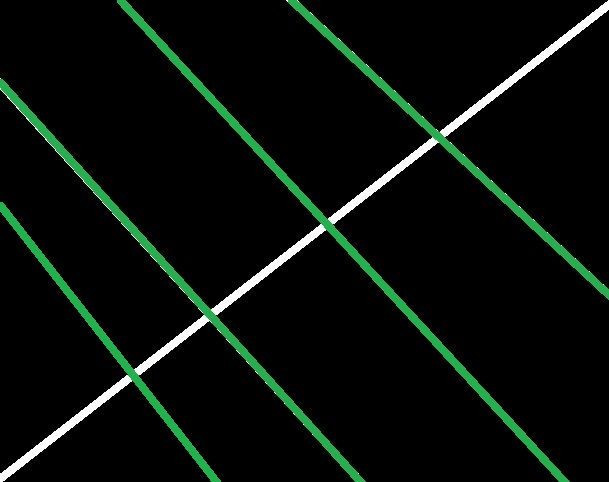
#> input picture Choi_Jae_Won/final_project/testlane4.jpg, 609 x 482 px, found by its file name
$ python 'lane_detect _addition_3.py'
#> lines starting #> are read from the running program, lines starting #| are printed output that depends on the picture; after the words box and inside, x2 and y2 are one past the last pixel; in counts of white or black regions, pixels touching at a corner belong together
import cv2
import numpy as np

# 선분의 기울기 계산 함수
def get_slope(x1, y1, x2, y2):
    if (x2 - x1) != 0:
        return (y2 - y1) / (x2 - x1)
    else:
        return float('inf')  # 수직선의 기울기는 'inf'

# 선분의 길이 계산 함수
def get_length(x1, y1, x2, y2):
    return np.sqrt((x2 - x1) ** 2 + (y2 - y1) ** 2)

# 이미지 불러오기
image = cv2.imread(r'C:\Users\iot19\Documents\final_project\testlane4.jpg')  # CCTV 화면 파일 경로
#> image is the input picture: shape (482, 609, 3); mean B, G, R 10.1, 15.1, 8.2

# 그레이스케일 변환
gray = cv2.cvtColor(image, cv2.COLOR_BGR2GRAY)
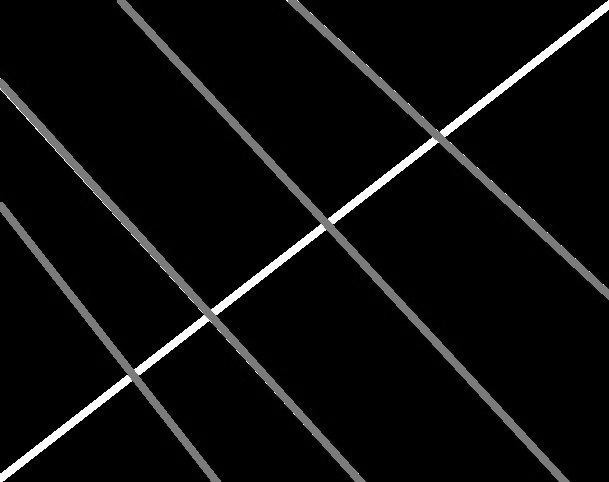
#> gray: shape (482, 609); min 0, max 255, mean 12.4

# 가우시안 블러링으로 노이즈 제거
blurred = cv2.GaussianBlur(gray, (5, 5), 0)

# Canny 엣지 검출
edges = cv2.Canny(blurred, 50, 150)
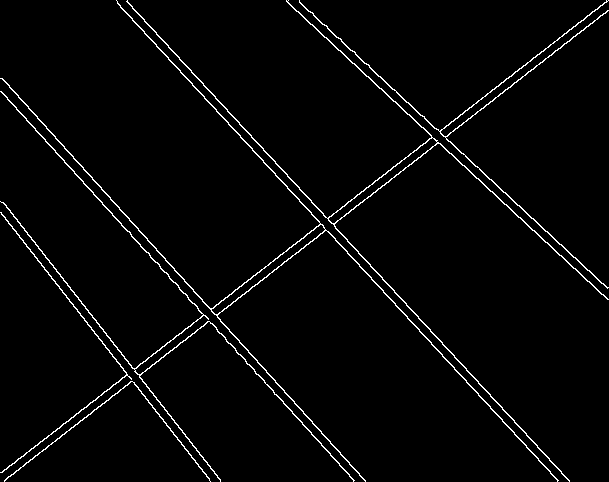
#> edges: shape (482, 609); 2.6% white in thin lines or dots

# 허프 변환으로 직선 검출
lines = cv2.HoughLinesP(edges, 1, np.pi / 180, threshold=100, minLineLength=100, maxLineGap=10)
#> lines = 18 rows, first 6: [4, 481, 607, 10], [2, 472, 606, 0], [2, 78, 365, 481], [299, 1, 607, 288], [286, 0, 601, 294], [3, 202, 220, 479]

# HSV 색 공간에서 초록색 영역 마스크를 만들어 초록색 차선 찾기
hsv_image = cv2.cvtColor(image, cv2.COLOR_BGR2HSV)
#> hsv_image: shape (482, 609, 3); mean H, S, V 13.9, 42, 15.3
lower_green = np.array([35, 40, 40])  # 초록색의 하한값
upper_green = np.array([85, 255, 255])  # 초록색의 상한값
mask_green = cv2.inRange(hsv_image, lower_green, upper_green)  # 초록색 마스크
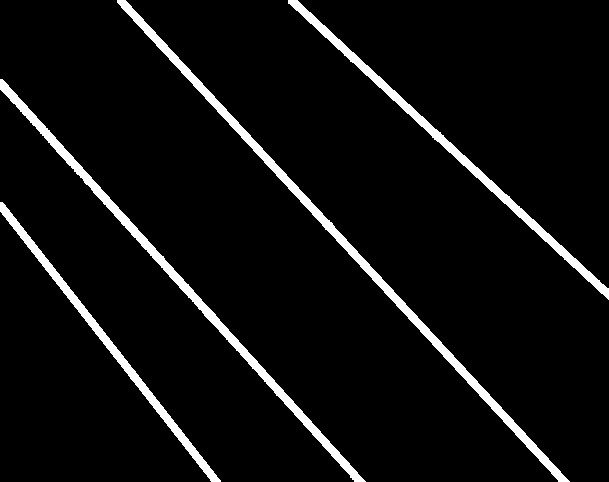
#> mask_green: shape (482, 609); 5.5% white; 4 white regions, box (x1, y1, x2, y2) and area: (117, 0, 570, 482) 5290, (0, 79, 366, 482) 4469, (288, 0, 609, 300) 3507, (0, 202, 221, 482) 2817

# Canny 엣지 검출 (초록색 마스크 영역에 대해서)
edges_green = cv2.Canny(mask_green, 50, 150)
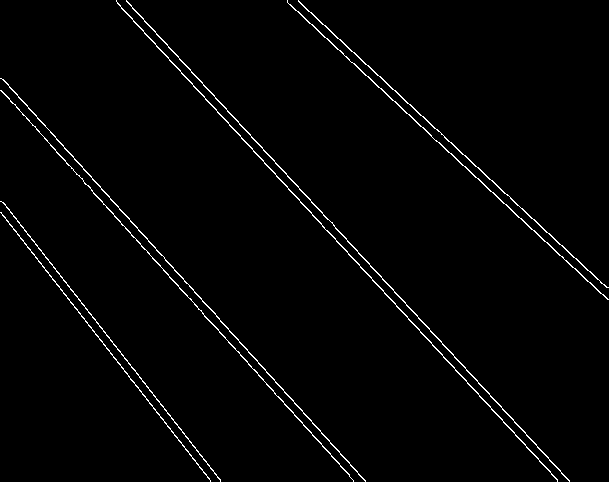
#> edges_green: shape (482, 609); 1.8% white in thin lines or dots

# 허프 변환으로 초록색 선분 검출
lines_green = cv2.HoughLinesP(edges_green, 1, np.pi / 180, threshold=100, minLineLength=100, maxLineGap=10)
#> lines_green = 16 rows, first 6: [2, 91, 353, 480], [1, 78, 362, 478], [298, 0, 606, 287], [3, 202, 220, 479], [287, 1, 607, 299], [3, 79, 365, 481]

# 초록색 선분을 기울기 기준으로 그룹화
tolerance = 0.01  # 기울기 차이 허용 범위를 늘려서 좀 더 유연한 그룹화를 유도
groups = []

for line in lines_green:
    for x1, y1, x2, y2 in line:
        slope = get_slope(x1, y1, x2, y2)
        added_to_group = False
        for group in groups:
            # 기울기 차이가 tolerance 이내이면 같은 그룹에 추가
            if abs(group[0][4] - slope) < tolerance:
                group.append((x1, y1, x2, y2, slope))
                added_to_group = True
                break
        if not added_to_group:
            groups.append([(x1, y1, x2, y2, slope)])
#> this loop made 16 passes
#> line on passes 1 to 12: [[2, 91, 353, 480]], [[1, 78, 362, 478]], [[298, 0, 606, 287]], [[3, 202, 220, 479]], [[287, 1, 607, 299]], [[3, 79, 365, 481]], [[1, 212, 210, 480]], [[168, 47, 393, 289]], [[229, 125, 454, 367]], [[358, 253, 569, 480]], [[360, 267, 557, 479]], [[117, 3, 263, 160]]
#> after the loop, group = [(298, 0, 606, 287, 0.932), (287, 1, 607, 299, 0.931), (439, 142, 608, 299, 0.929), (287, 2, 503, 203, 0.931)]; groups = 4 items

# 그룹 수 및 색상 확인
print(f"Total number of groups: {len(groups)}")
#| Total number of groups: 4
for idx, group in enumerate(groups):
    print(f"Group {idx + 1}: Number of lines = {len(group)}")
#> this loop made 4 passes
#> group on pass 3: [(3, 202, 220, 479, 1.28), (1, 212, 210, 480, 1.28)]
#| Group 1: Number of lines = 4
#| Group 2: Number of lines = 4
#| Group 3: Number of lines = 2
#| Group 4: Number of lines = 6

# 각 그룹에 대해 다른 색으로 그리기
colors = [
    (0, 0, 255),    # 빨강
    (0, 165, 255),  # 주황
    (0, 255, 255),  # 노랑
    (0, 255, 0),    # 초록
    (255, 0, 0),    # 파랑
    (75, 0, 130),   # 남색
    (238, 130, 238) # 보라
]

for idx, group in enumerate(groups):
    # 각 그룹에서 가장 긴 선분 찾기
    max_length = 0
    longest_line = None
    for line in group:
        x1, y1, x2, y2, slope = line
        length = get_length(x1, y1, x2, y2)
        if length > max_length:
            max_length = length
            longest_line = (x1, y1, x2, y2)

    # 가장 긴 선분 그리기
    if longest_line is not None:
        x1, y1, x2, y2 = longest_line
        color = colors[idx % len(colors)]  # 색상이 넘치면 순환
        cv2.line(image, (x1, y1), (x2, y2), color, 3)  # 색상 적용하여 가장 긴 선분 그리기

        # 가장 긴 선분 옆에 숫자 1, 2, 3, 4 추가
        text_position = (x1 + (x2 - x1) // 2, y1 + (y2 - y1) // 2)  # 선분의 중앙 위치
        cv2.putText(image, str(idx + 1), text_position, cv2.FONT_HERSHEY_SIMPLEX, 1, (255, 255, 255), 2)
#> this loop made 4 passes
#> (group, x1, y1, x2, y2, color, text_position) on pass 3: ([(3, 202, 220, 479, 1.28), (1, 212, 210, 480, 1.28)], 3, 202, 220, 479, (0, 255, 255), (111, 340))
#> (x1, y1, x2, y2, color, text_position) on passes 1, 2, 4: (3, 79, 365, 481, (0, 0, 255), (184, 280)), (287, 1, 607, 299, (0, 165, 255), (447, 150)), (168, 47, 393, 289, (0, 255, 0), (280, 168))
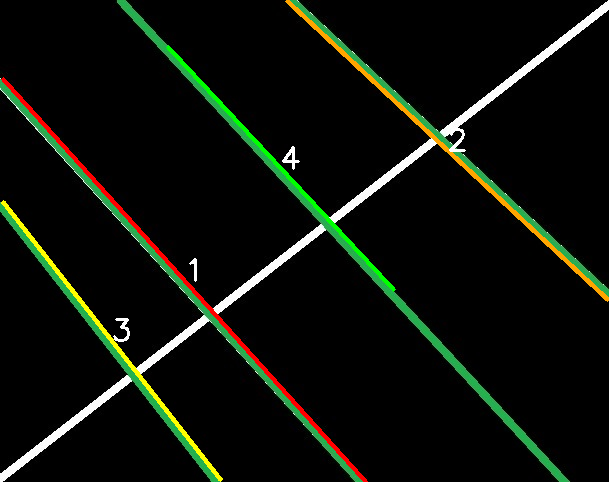
#> image: shape (482, 609, 3); 2.7% of pixels changed, all inside (x1, y1, x2, y2) = (1, 0, 609, 482)

# 가장 긴 하얀색 선분 찾기
max_length_white = 0
best_line_white = None

for line in lines:
    for x1, y1, x2, y2 in line:
        length = get_length(x1, y1, x2, y2)
        if length > max_length_white:
            max_length_white = length
            best_line_white = (x1, y1, x2, y2)
#> this loop made 18 passes
#> line on passes 1 to 12: [[4, 481, 607, 10]], [[2, 472, 606, 0]], [[2, 78, 365, 481]], [[299, 1, 607, 288]], [[286, 0, 601, 294]], [[3, 202, 220, 479]], [[0, 212, 210, 481]], [[180, 72, 407, 316]], [[1, 91, 256, 374]], [[74, 171, 353, 481]], [[430, 331, 569, 480]], [[299, 201, 538, 458]]
#> after the loop, best_line_white = (2, 472, 606, 0); max_length_white = 766.6

# 가장 긴 하얀색 선분 그리기
if best_line_white is not None:
    x1, y1, x2, y2 = best_line_white
#> x1 = 2; y1 = 472; x2 = 606; y2 = 0
    cv2.circle(image, (x1, y1), 2, (0, 0, 255), -1)
#> image: shape (482, 609, 3); under 0.01% of pixels changed, all inside (x1, y1, x2, y2) = (0, 470, 5, 475)
    cv2.circle(image, (x2, y2), 2, (0, 0, 255), -1)
#> image: shape (482, 609, 3); mean B, G, R 9.4, 17, 13
    cv2.line(image, (x1, y1), (x2, y2), (0, 0, 255), 2)
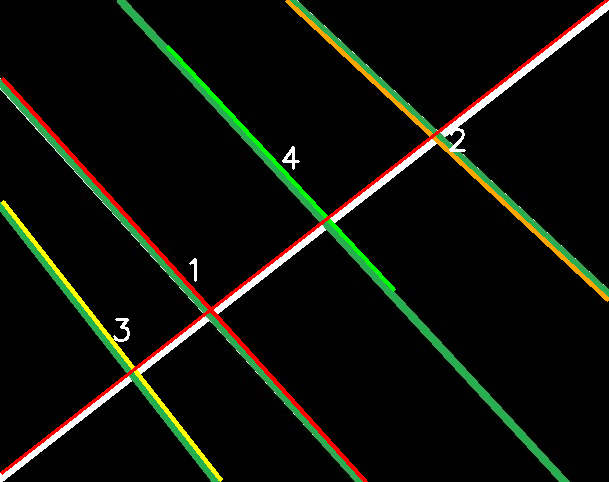
#> image: shape (482, 609, 3); mean B, G, R 8.5, 16, 14.3

# 초록색 엣지 검출 결과 화면에 표시
cv2.imshow('Green Edges', edges_green)

# 결과 이미지 출력
cv2.imshow('Detected Lanes with Numbers', image)
cv2.waitKey(0)
cv2.destroyAllWindows()

$ run again, with Choi_Jae_Won/final_project/testlane2.jpg copied over Choi_Jae_Won/final_project/testlane4.jpg
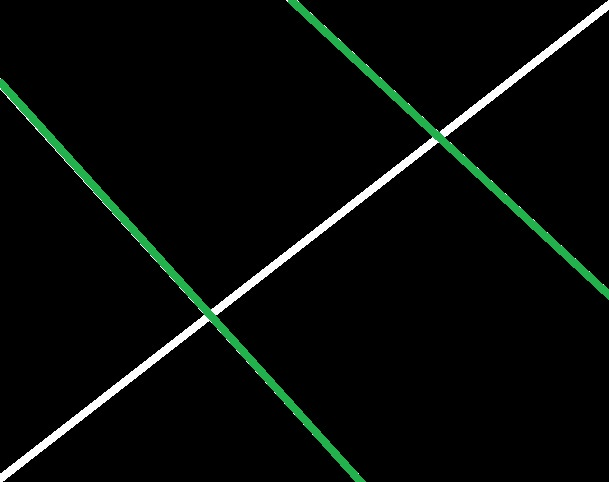
#> input picture Choi_Jae_Won/final_project/testlane2.jpg, 609 x 482 px, found by its file name
#> image is the input picture: shape (482, 609, 3); mean B, G, R 7.7, 10.2, 6.7
#> `edges = cv2.Canny(blurred, 50, 150)`:
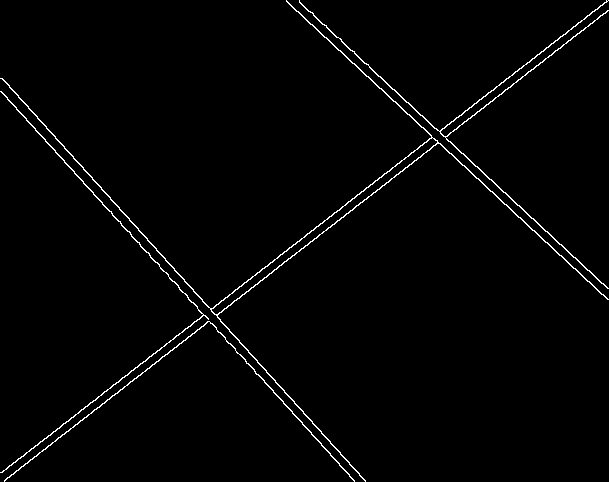
#> edges: shape (482, 609); 1.6% white in thin lines or dots
#> lines = [[4, 481, 603, 13], [2, 472, 606, 0], [2, 78, 365, 481], [299, 1, 607, 288], [286, 0, 607, 299], [117, 393, 608, 10], [4, 94, 339, 465], [182, 332, 608, 0], [7, 83, 364, 479], [451, 153, 608, 299], [286, 1, 421, 127], [111, 211, 354, 481]]
#> hsv_image: shape (482, 609, 3); mean H, S, V 6, 19.9, 10.3
#> mask_green: shape (482, 609); 2.7% white; 2 white regions, box (x1, y1, x2, y2) and area: (0, 79, 366, 482) 4322, (288, 0, 609, 300) 3464
#> edges_green: shape (482, 609); 0.88% white in thin lines or dots
#> lines_green = [[1, 89, 354, 481], [1, 78, 360, 476], [287, 1, 607, 299], [297, 0, 601, 283], [5, 81, 365, 480], [4, 92, 353, 479], [423, 127, 604, 296], [355, 53, 607, 288]]
#> the loop `for line in lines_green:` made 8 passes
#> after the loop `for line in lines_green:`: group = [(287, 1, 607, 299, 0.931), (297, 0, 601, 283, 0.931), (423, 127, 604, 296, 0.934), (355, 53, 607, 288, 0.933)]; groups = [[(1, 89, 354, 481, 1.11), (1, 78, 360, 476, 1.11), (5, 81, 365, 480, 1.11), (4, 92, 353, 479, 1.11)], [(287, 1, 607, 299, 0.931), (297, 0, 601, 283, 0.931), (423, 127, 604, 296, 0.934), (355, 53, 607, 288, 0.933)]]
#| Total number of groups: 2
#> the loop `for idx, group in enumerate(groups):` made 2 passes
#| Group 1: Number of lines = 4
#| Group 2: Number of lines = 4
#> the loop `for idx, group in enumerate(groups):` made 2 passes
#> (x1, y1, x2, y2, color, text_position) on passes 1 to 2: (5, 81, 365, 480, (0, 0, 255), (185, 280)), (287, 1, 607, 299, (0, 165, 255), (447, 150))
#> the loop `for line in lines:` made 12 passes
#> after the loop `for line in lines:`: best_line_white = (2, 472, 606, 0); max_length_white = 766.6
#> `x1, y1, x2, y2 = best_line_white`: x1 = 2; y1 = 472; x2 = 606; y2 = 0
#> `cv2.line(image, (x1, y1), (x2, y2), (0, 0, 255), 2)`:
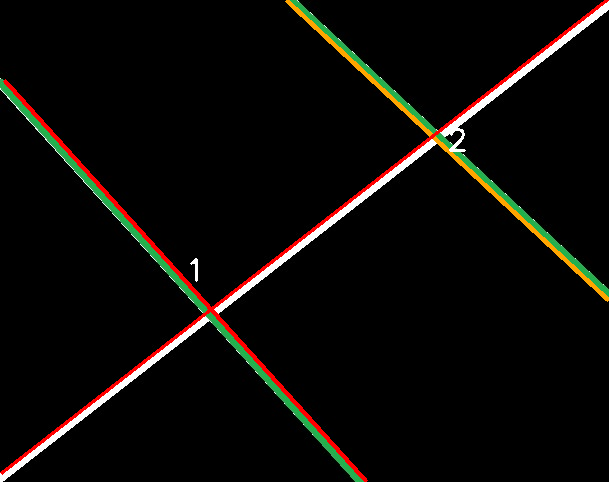
#> image: shape (482, 609, 3); mean B, G, R 6.3, 9.3, 11.5
